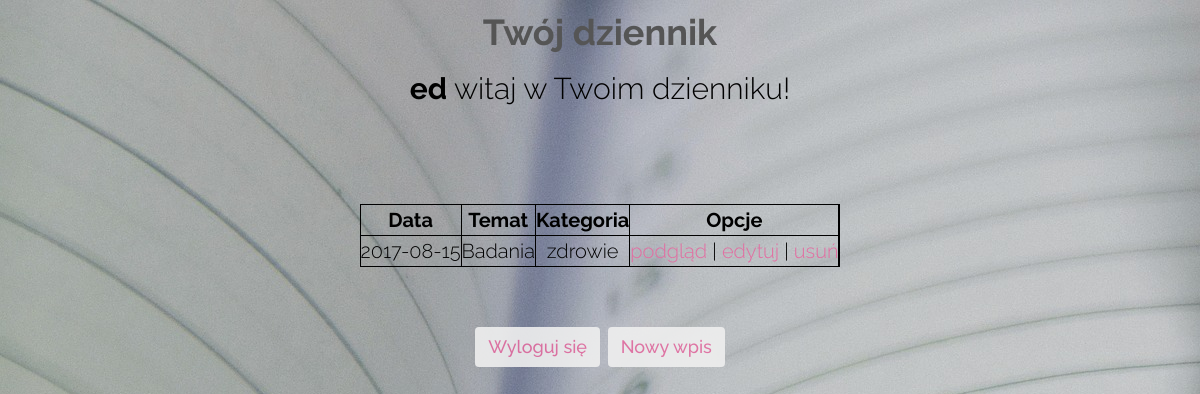
/index.php (signed in), run on the app's committed database.
### tables this page shows
CREATE TABLE `record` (
  `id_record` int(11) NOT NULL,
  `category` text NOT NULL,
  `id_category` int(11) NOT NULL,
  `id_user` int(11) NOT NULL,
  `username` text NOT NULL,
  `date` date NOT NULL,
  `topic` char(40) NOT NULL,
  `content` text NOT NULL
);

### index.php (the view, shortened to what this page needs)
<!DOCTYPE html>
<html>
<head>
        <link rel="stylesheet" href="assets/bootstrap/css/bootstrap.min.css">
        <link rel="stylesheet" href="assets/font-awesome/css/font-awesome.min.css">
        <link rel="stylesheet" href="assets/css/animate.css">
        <link rel="stylesheet" href="assets/css/style.css">
        <link rel="stylesheet" href="assets/css/media-queries.css">
</head>
<body>
	<div class="header">
		<h2>Twój dziennik</h2>
	</div>
	<div class="content">
		<p style="color:black;text-align:center; font-size: 30px; font-weight: 300;"><strong><?php echo $_SESSION['username']; ?></strong> witaj w Twoim dzienniku!</p>
		<br>
		<?php include('connectpdo.php');
			$query=$dbh->query("SELECT date,topic,category,username,id_record FROM record WHERE username='".$_SESSION['username']."'"); ?>
		<table  style="color:black;text-align:center; font-size: 20px; font-weight: 300; margin: 3em auto">
			<tr>
				<th><b>Data</b></th>
				<th><b>Temat</b></th>
				<th><b>Kategoria</b></th>
				<th><b>Opcje</b></th>
			</tr>
		<?php
			foreach($query->fetchAll() as $value) {
				echo '<tr>';
					echo '<td>' . $value['date'] . '</td>';
					echo '<td>' . $value['topic'] . '</td>';
					echo '<td>' . $value['category'] . '</td>';
					echo '<td><a href="preview_record.php?id_record=' . $value['id_record'] . '">podgląd</a> | <a href="edit_record.php?id_record=' . $value['id_record'] . '">edytuj</a> | <a href="delete.php?id_record=' . $value['id_record'] . '">usuń</a> </td>';
			}
			?>
		</table>
		<button class="btn" id="button1" ><a href="index.php?logout='1'">Wyloguj się</a></button>
		<button class="btn" id="button2"><a href="new_record.php">Nowy wpis</button>
</body>
</html>

### assets/css/style.css (style rules this page uses)
body { font-family: 'Raleway', sans-serif; font-size: 30px; font-weight: 400; color: #888; line-height: 30px; text-align: center; background-image: url('1.jpg'); }
strong { font-weight: 700; }
a, a:hover, a:focus { color: #e36da1; text-decoration: none; -o-transition: all .3s; -moz-transition: all .3s; -webkit-transition: all .3s; -ms-transition: all .3s; transition: all .3s; }
h1, h2 { margin-top: 10px; font-size: 36px; font-weight: 700; color: #555; line-height: 44px; }
table, th, td { border: 1px solid black; color: black; text-align:center; font-size: 20px; font-weight: 300; }
#button1 , #button2 { display:inline-block; font-size: 18px; font-weight: 450; outline: 0; opacity: 0.9; color: #fff; vertical-align: middle; }

### data on the page
record: date "2017-08-15", topic "Badania", category "zdrowie"

### other printed values
$_SESSION['username'] "ed"
